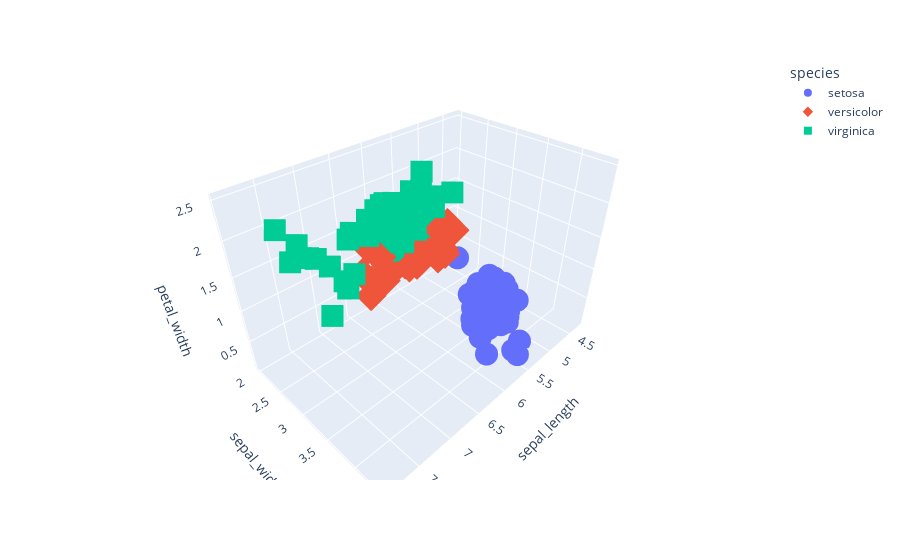

Source (notebook cell):
### Markdown cell above
### 3-Dimensional

### Code cell
fig = px.scatter_3d(iris, 
                    x='sepal_length',
                    y='sepal_width', 
                    z='petal_width',
                    symbol='species',
                    color='species')
fig.show()

### Figure 1 — Plotly figure (JSON) as saved in the notebook; plotly's stock layout.template omitted (floating-point values rounded to 4 significant figures)
{"data": [{"hovertemplate": "species=setosa<br>sepal_length=%{x}<br>sepal_width=%{y}<br>petal_width=%{z}<extra></extra>", "legendgroup": "setosa", "marker": {"color": "#636efa", "symbol": "circle"}, "mode": "markers", "name": "setosa", "scene": "scene", "showlegend": true, "type": "scatter3d", "x": [5.1, 4.9, 4.7, 4.6, 5, 5.4, 4.6, 5, 4.4, 4.9, 5.4, 4.8, 4.8, 4.3, 5.8, 5.7, 5.4, 5.1, 5.7, 5.1, 5.4, 5.1, 4.6, 5.1, 4.8, 5, 5, 5.2, 5.2, 4.7, 4.8, 5.4, 5.2, 5.5, 4.9, 5, 5.5, 4.9, 4.4, 5.1, 5, 4.5, 4.4, 5, 5.1, 4.8, 5.1, 4.6, 5.3, 5], "y": [3.5, 3, 3.2, 3.1, 3.6, 3.9, 3.4, 3.4, 2.9, 3.1, 3.7, 3.4, 3, 3, 4, 4.4, 3.9, 3.5, 3.8, 3.8, 3.4, 3.7, 3.6, 3.3, 3.4, 3, 3.4, 3.5, 3.4, 3.2, 3.1, 3.4, 4.1, 4.2, 3.1, 3.2, 3.5, 3.1, 3, 3.4, 3.5, 2.3, 3.2, 3.5, 3.8, 3, 3.8, 3.2, 3.7, 3.3], "z": [0.2, 0.2, 0.2, 0.2, 0.2, 0.4, 0.3, 0.2, 0.2, 0.1, 0.2, 0.2, 0.1, 0.1, 0.2, 0.4, 0.4, 0.3, 0.3, 0.3, 0.2, 0.4, 0.2, 0.5, 0.2, 0.2, 0.4, 0.2, 0.2, 0.2, 0.2, 0.4, 0.1, 0.2, 0.1, 0.2, 0.2, 0.1, 0.2, 0.2, 0.3, 0.3, 0.2, 0.6, 0.4, 0.3, 0.2, 0.2, 0.2, 0.2]}, {"hovertemplate": "species=versicolor<br>sepal_length=%{x}<br>sepal_width=%{y}<br>petal_width=%{z}<extra></extra>", "legendgroup": "versicolor", "marker": {"color": "#EF553B", "symbol": "diamond"}, "mode": "markers", "name": "versicolor", "scene": "scene", "showlegend": true, "type": "scatter3d", "x": [7, 6.4, 6.9, 5.5, 6.5, 5.7, 6.3, 4.9, 6.6, 5.2, 5, 5.9, 6, 6.1, 5.6, 6.7, 5.6, 5.8, 6.2, 5.6, 5.9, 6.1, 6.3, 6.1, 6.4, 6.6, 6.8, 6.7, 6, 5.7, 5.5, 5.5, 5.8, 6, 5.4, 6, 6.7, 6.3, 5.6, 5.5, 5.5, 6.1, 5.8, 5, 5.6, 5.7, 5.7, 6.2, 5.1, 5.7], "y": [3.2, 3.2, 3.1, 2.3, 2.8, 2.8, 3.3, 2.4, 2.9, 2.7, 2, 3, 2.2, 2.9, 2.9, 3.1, 3, 2.7, 2.2, 2.5, 3.2, 2.8, 2.5, 2.8, 2.9, 3, 2.8, 3, 2.9, 2.6, 2.4, 2.4, 2.7, 2.7, 3, 3.4, 3.1, 2.3, 3, 2.5, 2.6, 3, 2.6, 2.3, 2.7, 3, 2.9, 2.9, 2.5, 2.8], "z": [1.4, 1.5, 1.5, 1.3, 1.5, 1.3, 1.6, 1, 1.3, 1.4, 1, 1.5, 1, 1.4, 1.3, 1.4, 1.5, 1, 1.5, 1.1, 1.8, 1.3, 1.5, 1.2, 1.3, 1.4, 1.4, 1.7, 1.5, 1, 1.1, 1, 1.2, 1.6, 1.5, 1.6, 1.5, 1.3, 1.3, 1.3, 1.2, 1.4, 1.2, 1, 1.3, 1.2, 1.3, 1.3, 1.1, 1.3]}, {"hovertemplate": "species=virginica<br>sepal_length=%{x}<br>sepal_width=%{y}<br>petal_width=%{z}<extra></extra>", "legendgroup": "virginica", "marker": {"color": "#00cc96", "symbol": "square"}, "mode": "markers", "name": "virginica", "scene": "scene", "showlegend": true, "type": "scatter3d", "x": [6.3, 5.8, 7.1, 6.3, 6.5, 7.6, 4.9, 7.3, 6.7, 7.2, 6.5, 6.4, 6.8, 5.7, 5.8, 6.4, 6.5, 7.7, 7.7, 6, 6.9, 5.6, 7.7, 6.3, 6.7, 7.2, 6.2, 6.1, 6.4, 7.2, 7.4, 7.9, 6.4, 6.3, 6.1, 7.7, 6.3, 6.4, 6, 6.9, 6.7, 6.9, 5.8, 6.8, 6.7, 6.7, 6.3, 6.5, 6.2, 5.9], "y": [3.3, 2.7, 3, 2.9, 3, 3, 2.5, 2.9, 2.5, 3.6, 3.2, 2.7, 3, 2.5, 2.8, 3.2, 3, 3.8, 2.6, 2.2, 3.2, 2.8, 2.8, 2.7, 3.3, 3.2, 2.8, 3, 2.8, 3, 2.8, 3.8, 2.8, 2.8, 2.6, 3, 3.4, 3.1, 3, 3.1, 3.1, 3.1, 2.7, 3.2, 3.3, 3, 2.5, 3, 3.4, 3], "z": [2.5, 1.9, 2.1, 1.8, 2.2, 2.1, 1.7, 1.8, 1.8, 2.5, 2, 1.9, 2.1, 2, 2.4, 2.3, 1.8, 2.2, 2.3, 1.5, 2.3, 2, 2, 1.8, 2.1, 1.8, 1.8, 1.8, 2.1, 1.6, 1.9, 2, 2.2, 1.5, 1.4, 2.3, 2.4, 1.8, 1.8, 2.1, 2.4, 2.3, 1.9, 2.3, 2.5, 2.3, 1.9, 2, 2.3, 1.8]}], "layout": {"legend": {"title": {"text": "species"}, "tracegroupgap": 0}, "margin": {"t": 60}, "scene": {"domain": {"x": [0, 1], "y": [0, 1]}, "xaxis": {"title": {"text": "sepal_length"}}, "yaxis": {"title": {"text": "sepal_width"}}, "zaxis": {"title": {"text": "petal_width"}}}}}
